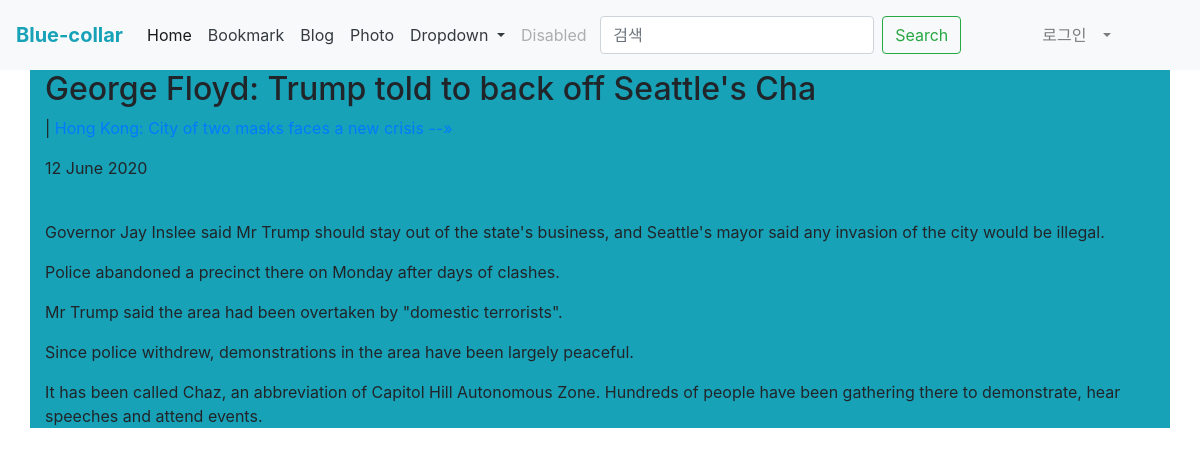
Page /blog/post/george-floyd-trump-told-back-seattles-cha/ on the committed database.
### blog/models.py (models this page shows)
class Post(models.Model):
    title = models.CharField(verbose_name='TITLE', max_length=50)
    slug = models.SlugField('SLUG', unique=True, allow_unicode=True, help_text='one word for title alias.')
    description = models.CharField('DESCRIPTION', max_length=100, blank=True, help_text='simple description text')
    content = models.TextField('CONTENT')
    create_dt = models.DateField('CREATE DATE', auto_now_add=True)
    modify_dt = models.DateField('MODIFY DATE', auto_now=True)
    class Meta:
        verbose_name = 'post'
        verbose_name_plural = 'posts'
        db_table = 'blog_posts'
        ordering = ('-modify_dt',)
    def __str__(self):
        return self.title
    def get_absolute_url(self):
        return reverse('blog:post_detail', args=(self.slug,))
    def get_previous(self):
        return self.get_previous_by_modify_dt()
    def get_next(self):
        return self.get_next_by_modify_dt()

### blog/views.py (the view)
# urls.py: re_path(r'^post/(?P<slug>[-\w]+)/$', views.PostDV.as_view(), name='post_detail'),
class PostDV(DetailView):
    model = Post

### templates/blog/post_detail.html (shortened to what this page needs)
{% extends "base.html" %}
{% block content %}
<h2>{{ object.title }}</h2>
<p>
    {% if object.get_next %}
        | <a href="{{ object.get_next.get_absolute_url }}" title="View next post">
    {{ object.get_next }} --&raquo;
    </a>
    {% endif %}
</p>
<p>{{ object.modify_dt|date:"j F Y" }}</p>
<br>
<div>
    {{ object.content|linebreaks }}
</div>
{% endblock %}

### rows in the picture
Post: title "George Floyd: Trump told to back off Seattle's Cha", get_next "Hong Kong: City of two masks faces a new crisis", modify_dt "12 June 2020", content "Governor Jay Inslee said Mr Trump should stay out of the state's business, and Seattle's mayor said any invasion of the city would be illegal. Police abandoned a precinct there on Monday after days of clashes. Mr Trump said the area had been overtaken by \"domestic terrorists\". Since police withdrew, demonstrations in the area have been largely peaceful. It has been called Chaz, an abbreviation of Capitol Hill Autonomous Zone. Hundreds of people have been gathering there to demonstrate, hear speeches and attend events."
